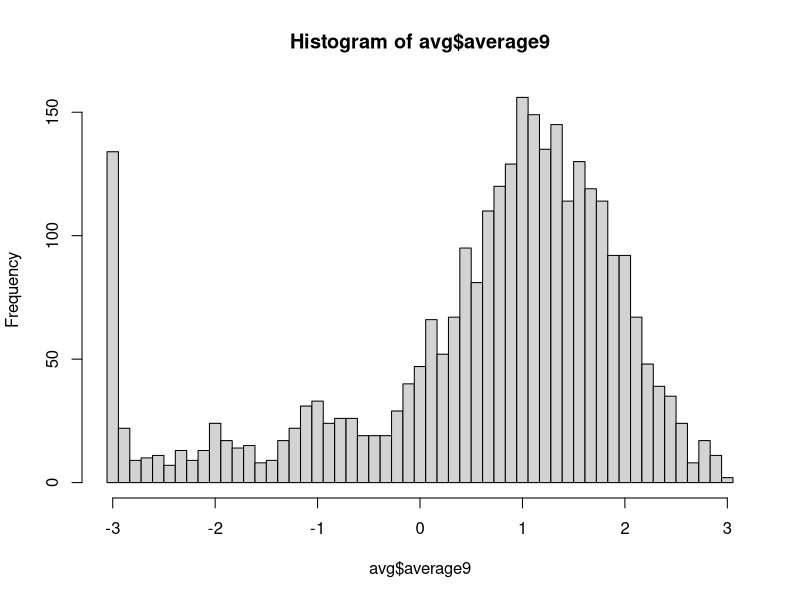
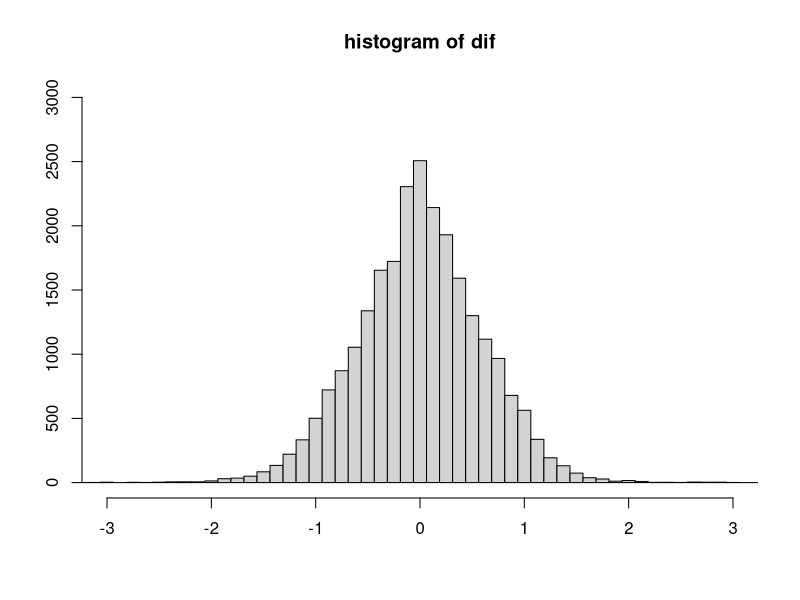
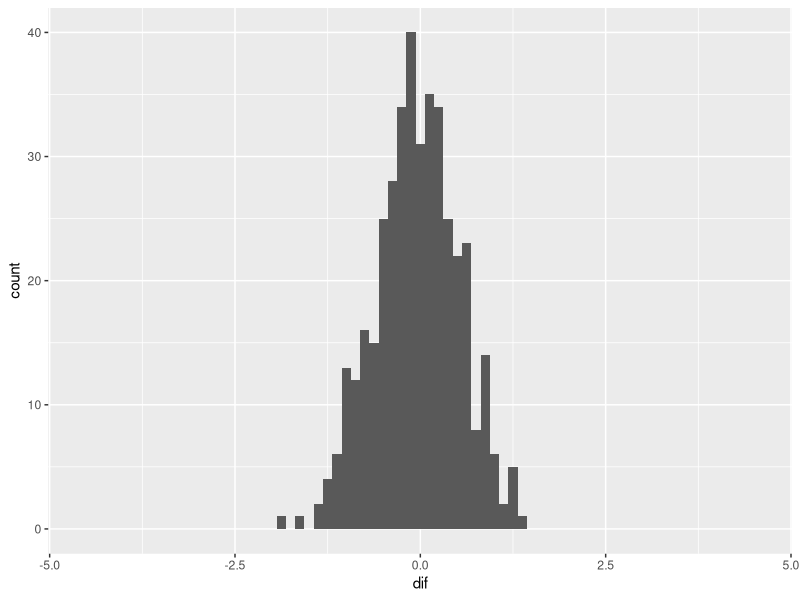
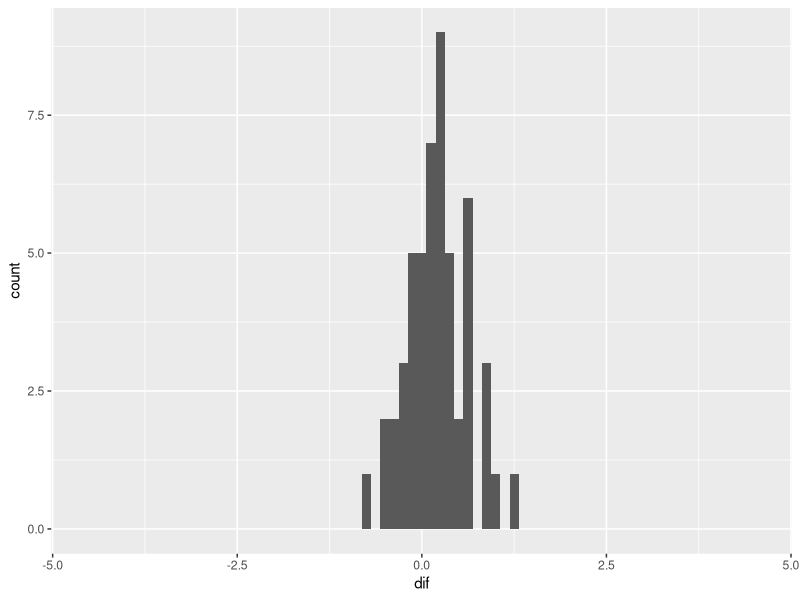
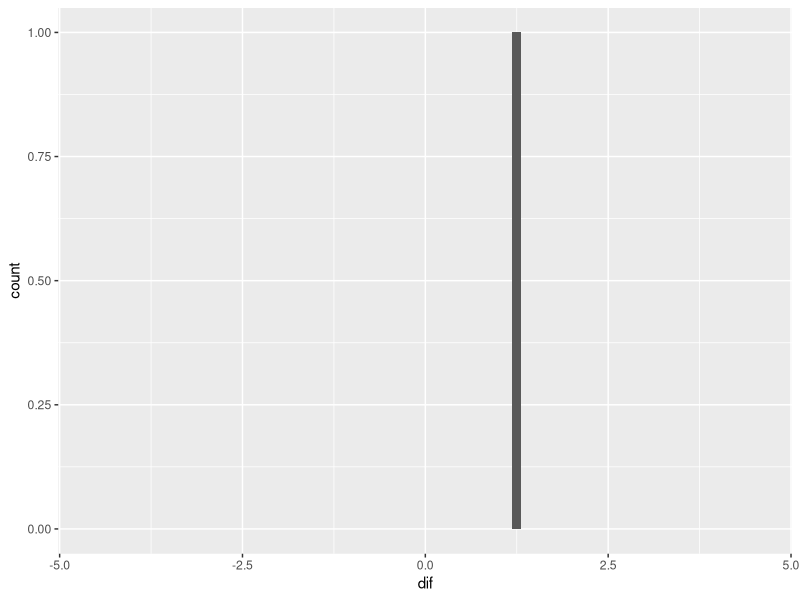
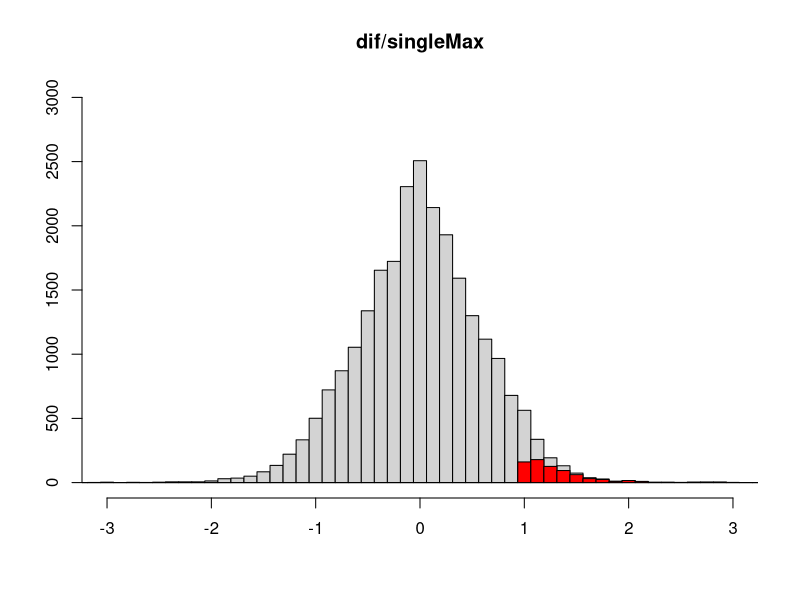
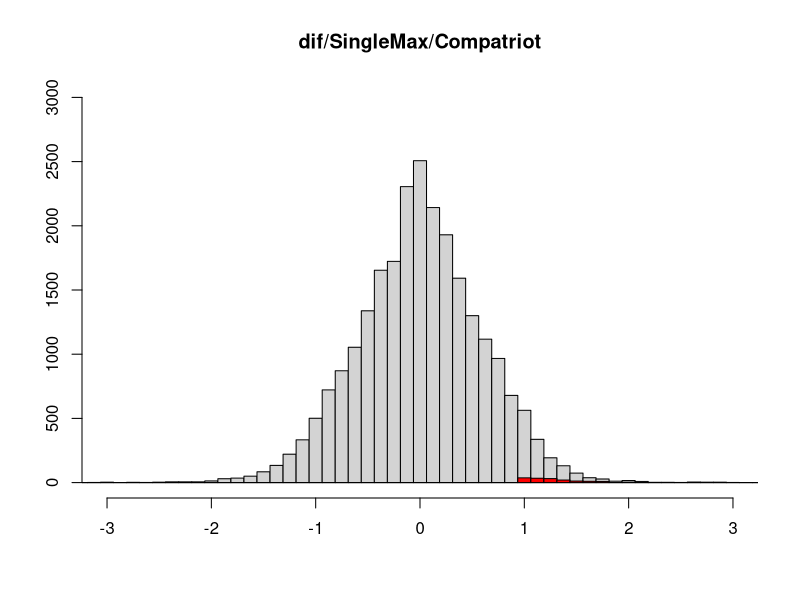
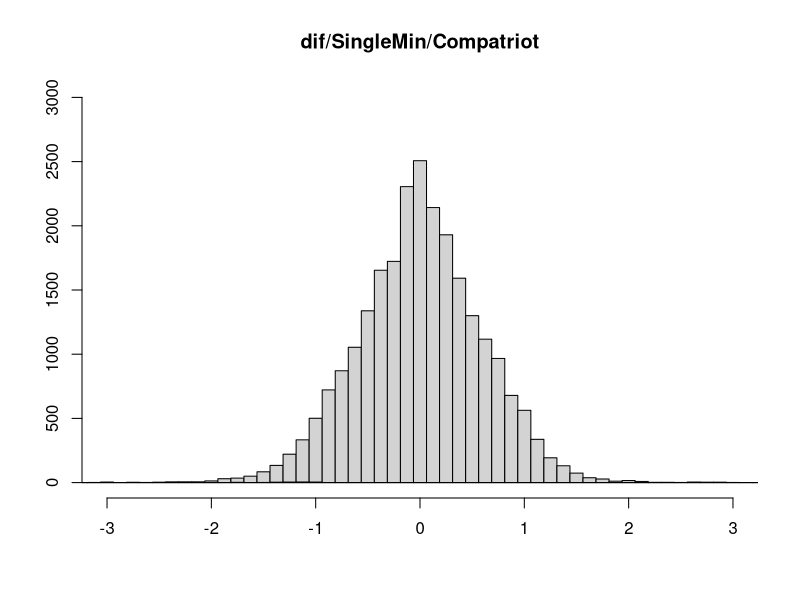

Generate these figures, in order, with R: (Note: this script raises an error after producing the figures.)
## ---- chunk 1
library(tidyverse)
library(ggplot2)
results <- read_csv("judges2017.csv")
head(results, 3)
## ---- chunk 2
judgeNames <- results %>%
  distinct(judgeName, .keep_all=T) %>%
  transmute(judgeName, judgeCountry)
head(judgeNames, 5) 
## ---- chunk 3
judgeCountries <- results %>%
  distinct(judgeCountry, .keep_all=T) %>%
  transmute(judgeCountry)
playerCountries <- results %>%
  distinct(country, .keep_all=T) %>%
  transmute(country)
head(playerCountries, 5)
## ---- chunk 4
avg <- read_csv("average9.csv") %>% filter(average9 < 4)
histA <- hist(avg$average9, breaks= seq(-3.0555,3.0555,by=0.1111) )
## ---- chunk 5
avg <- read_csv("average9.csv") %>% filter(average9 < 4, average9 > -2)
shapiro.test(avg$average9)
## ---- chunk 6
breakSeq <- seq(-4.5625,4.5625,by=0.125)
histB <- hist(results$dif, breaks=breakSeq, xlim=c(-3,3), ylim=c(0,3000), main="histogram of dif", xlab="", ylab="" )
## ---- chunk 7
shapiro.test( sample(results$dif, 1000) )
## ---- chunk 8
results %>%
  filter(judgeName=="Ms. Peggy GRAHAM") %>%
  ggplot(aes(x = dif)) + geom_histogram(breaks = breakSeq)
## ---- chunk 9
results %>%
  filter(judgeName=="Ms. Peggy GRAHAM", isCompatriot==1) %>%
  ggplot(aes(x = dif)) + geom_histogram(breaks = breakSeq)
## ---- chunk 10
results %>%
  filter(judgeName=="Ms. Peggy GRAHAM", isCompatriot==1, isSingleMax == 1 )  %>%
  ggplot(aes(x = dif)) + geom_histogram(breaks = breakSeq)
## ---- chunk 11
hist(results$dif, breaks=breakSeq, xlim=c(-3,3), ylim=c(0,3000), main="dif/singleMax", xlab="", ylab="" )
onlySingleMax <- results %>% filter( isSingleMax == 1 )
hist(onlySingleMax$dif, breaks=breakSeq, xlim=c(-3,3), ylim=c(0,3000), main="histogram of dif", xlab="", ylab="", col="red", add=TRUE )
## ---- chunk 12
hist(results$dif, breaks=breakSeq, xlim=c(-3,3), ylim=c(0,3000), main="dif/SingleMax/Compatriot", xlab="", ylab="" )
onlySingleMax <- results %>% filter( isSingleMax == 1, isCompatriot == 1 )
hist(onlySingleMax$dif, breaks=breakSeq, xlim=c(-3,3), ylim=c(0,3000), main="histogram of dif", xlab="", ylab="", col="red", add=TRUE )
## ---- chunk 13
hist(results$dif, breaks=breakSeq, xlim=c(-3,3), ylim=c(0,3000), main="dif/SingleMin/Compatriot", xlab="", ylab="" )
onlySingleMax <- results %>% filter( isSingleMin == 1, isCompatriot == 1 )
hist(onlySingleMax$dif, breaks=breakSeq, xlim=c(-3,3), ylim=c(0,3000), main="histogram of dif", xlab="", ylab="", col="red", add=TRUE )
## ---- chunk 14
library(exactRankTests) # 順位和検定のパッケージ
library(rjson)
## Matrix用のデータ書き出し
write("[", file="judgeMatrix.json" )
for (i in 1:nrow(judgeNames) ) {
  this_judge <- judgeNames[i,]
  this_judge_name <- this_judge$judgeName
  for (this_country in playerCountries$country){
    # すべての判定
    this_judgements <- filter(results, judgeName==this_judge_name )
    ## 違う国の選手を判定したもの
    this_non_compat <- filter(results, judgeName==this_judge_name, country!=this_country)
    ## 同じ国の選手を判定したもの
    this_compat <- filter(results, judgeName==this_judge_name, country==this_country )
    if(nrow(this_compat) > 0) { # 同国選手を審判した例がある場合だけ検定する
      this_pair <- list(name=this_judge_name, judge_country=this_judge$judgeCountry, country=this_country)
      # ウェルチのt検定を行う
      t <- t.test(this_non_compat$dif, this_compat$dif, var.equal=F)
      this_pair$mean_non_compat <- as.numeric(t$estimate[1])
      this_pair$mean_compat <- as.numeric(t$estimate[2])
      this_pair$t_p <- as.numeric(t$p.value[1])
      # 順位和検定（正規性を想定しない）
      w.result <- wilcox.exact(x=this_non_compat$dif, y=this_compat$dif, paired = FALSE)
      this_pair$w_p <- as.numeric(w.result$p.value)
      s <- sprintf("%s,", toJSON(this_pair) ) # リストをjson形式に変換して書き出す
      write(s, file="judgeMatrix.json", append=T )
    }
  }
}
write("]", file="judgeMatrix.json", append=T )
# 最後の「,」を手作業で削除すること
## ---- chunk 15
write("[", file="judges.json" )
pdf(file="judges2017.pdf", width=10, height=20)
par(mfrow=c(6,4))

for (i in 1:nrow(judgeNames) ) {
  this_judge <- judgeNames[i,]
  this_judge_country <- this_judge$judgeCountry
  this_judge_name <- this_judge$judgeName
  # print(this_judge_name)
  # print(this_judge_country)
  # readline("next?")
  this_judge_list <- list(name=this_judge_name, country=this_judge_country)

  this_judgements <- filter(results, judgeName==this_judge_name)
  this_compat_judgements <- filter(results, judgeName==this_judge_name, isCompatriot==1)
  this_non_compat_judgements <- filter(results, judgeName==this_judge_name, isCompatriot==0)

  hAll <- hist(this_judgements$dif, breaks=breakSeq, xlim=c(-2,2), ylim=c(0,80), main=this_judge_name, xlab="", ylab="Freq")
  this_judge_list$counts <- hAll$counts
  this_judge_list$num <- length(this_judgements$dif)
  this_judge_list$nSingleMax <- sum(this_judgements$isSingleMax)
  this_judge_list$nSingleMin <- sum(this_judgements$isSingleMin)
  this_judge_list$nCompat <- sum(this_judgements$isCompatriot)

  # 正規性の検定
  result <- shapiro.test(this_judgements$dif)
  this_judge_list$shapiro.p <- result$p.value
  
  this_judge_list$mean_non_compat <- mean(this_non_compat_judgements$dif)
  this_judge_list$sd_non_compat_fit <- sd(this_non_compat_judgements$dif)
  # 正規分布にフィットさせた場合
  fit <- fitdistr(this_non_compat_judgements$dif, "normal")
  this_judge_list$mean_non_compat_fit <- as.numeric(fit$estimate[1])
  this_judge_list$sd_non_compat_fit <- as.numeric(fit$estimate[2])

  if( this_judge_list$nCompat > 0 ){
    assert_that( nrow(this_compat_judgements) > 0  )
    h <- hist(this_compat_judgements$dif, breaks=breakSeq, xlim=c(-2,2), ylim=c(0,80), add=T, col="red", main="", xlab="", ylab="")
    this_judge_list$compats_counts <- h$counts

    this_judge_list$mean_compat <- mean(this_compat_judgements$dif)
    this_judge_list$sd_compat <- sd(this_compat_judgements$dif)
    fit <- fitdistr(this_compat_judgements$dif,"normal")
    this_judge_list$mean_compat_fit <- as.numeric(fit$estimate[1])
    this_judge_list$sd_compat_fit <- as.numeric(fit$estimate[2])
    
    # t検定（正規性を想定している）
    t.result <- t.test(this_non_compat_judgements$dif, this_compat_judgements$dif, var.equal=F)
    this_judge_list$t_p <- t.result$p.value
    # 順位和検定（正規性を想定しない）
    w.result <- wilcox.exact(x=this_non_compat_judgements$dif, y=this_compat_judgements$dif, paired = FALSE)
    this_judge_list$w_p <- w.result$p.value
  }
  s <- sprintf("%s,", toJSON(this_judge_list) )
  write(s, file="judges.json", append=T )
}
write("]", file="judges.json", append=T )
dev.off()
